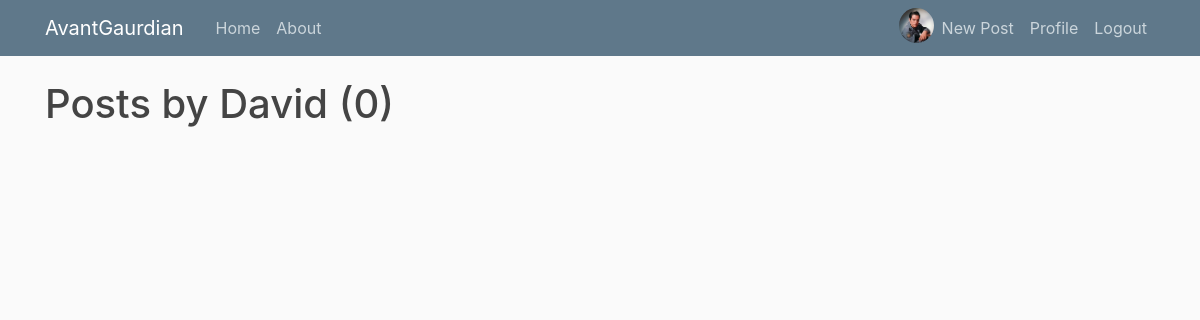
The page /user/David (signed in) on the database as committed earlier.
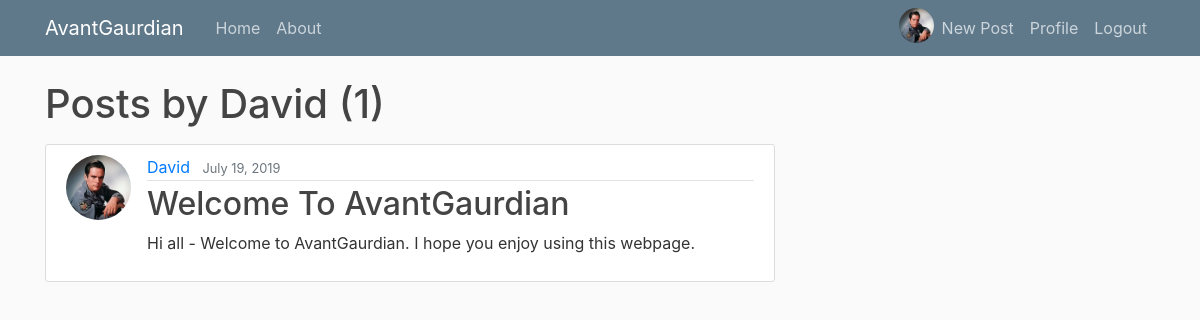
The same page on the database as committed later.
### blog/models.py (models this page shows, shortened)
class Post(models.Model):
    title = models.CharField(max_length=100)
    content = models.TextField()
    date_posted = models.DateTimeField(default=timezone.now)
    author = models.ForeignKey(User, on_delete=models.CASCADE)
    topic = models.CharField(max_length=15, choices=Topic_CHOICES, default='Current Events')
    language = models.CharField(max_length=25, choices=Language_CHOICES, default = 'English')

### users/models.py (models this page shows, shortened)
class Profile(models.Model):
    user = models.OneToOneField(User, on_delete=models.CASCADE)
    image = models.ImageField(default='default.jpg',upload_to='profile_pics')

### blog/views.py (the view)
# urls.py: path('user/<str:username>', UserPostListView.as_view(), name='user-posts'),
class UserPostListView(ListView):
    model = Post
    template_name = 'blog/user_posts.html'  # <app>/<model>_<viewtype>.html
    context_object_name = 'posts'
    paginate_by = 5
    def get_queryset(self):
        user = get_object_or_404(User, username=self.kwargs.get('username'))
        return Post.objects.filter(author=user).order_by('-date_posted')

### blog/templates/blog/user_posts.html (shortened to what this page needs)
{% extends "blog/base.html" %}
{% block content %}
    <h1 class="mb-3">Posts by {{ view.kwargs.username }} ({{ page_obj.paginator.count }})</h1>
    {% for post in posts %}
        <article class="media content-section">
          <img class="rounded-circle article-img" src="{{ post.author.profile.image.url }}">
          <div class="media-body">
            <div class="article-metadata">
              <a class="mr-2" href="{% url 'user-posts' post.author.username %}">{{ post.author }}</a>
              <small class="text-muted">{{ post.date_posted|date:"F d, Y" }}</small>
            </div>
            <h2><a class="article-title" href="{% url 'post-detail' post.id %}">{{ post.title }}</a></h2>
            <p class="article-content">{{ post.content }}</p>
          </div>
        </article>
    {% endfor %}
{% endblock content %}

Rows that differ between the two databases and show on the page:
added Post: author.profile.image (picture), author "David", date_posted "July 19, 2019", title "Welcome To AvantGaurdian", content "Hi all - Welcome to AvantGaurdian. I hope you enjoy using this webpage."
Other text that changed with them:
{{ page_obj.paginator.count }}: "0" → "1"
